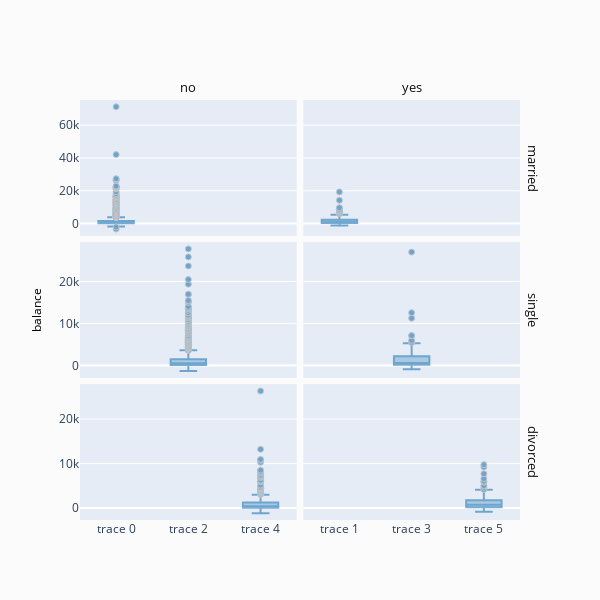

Notebook code cell kept with this figure:
### Code cell
# Hmmm We have missed some important clients with some high balances. 
# This shouldn't be happening.
fig = ff.create_facet_grid(
    df,
    y='balance',
    facet_row='marital',
    facet_col='deposit',
    trace_type='box',
)

iplot(fig, filename='facet - box traces')

### Figure 1 — Plotly figure (JSON) as saved in the notebook; plotly's stock layout.template omitted (floating-point values rounded to 4 significant figures; data arrays with more than 128 entries replaced by an {"elided": "..."} marker saying what was removed)
{"data": [{"marker": {"color": "rgb(31, 119, 180)", "line": {"color": "darkgrey", "width": 1}}, "opacity": 0.6, "type": "box", "xaxis": "x", "y": {"elided": "2282 int values"}, "yaxis": "y"}, {"marker": {"color": "rgb(31, 119, 180)", "line": {"color": "darkgrey", "width": 1}}, "opacity": 0.6, "type": "box", "xaxis": "x2", "y": {"elided": "257 int values"}, "yaxis": "y2"}, {"marker": {"color": "rgb(31, 119, 180)", "line": {"color": "darkgrey", "width": 1}}, "opacity": 0.6, "type": "box", "xaxis": "x3", "y": {"elided": "950 int values"}, "yaxis": "y3"}, {"marker": {"color": "rgb(31, 119, 180)", "line": {"color": "darkgrey", "width": 1}}, "opacity": 0.6, "type": "box", "xaxis": "x4", "y": {"elided": "158 int values"}, "yaxis": "y4"}, {"marker": {"color": "rgb(31, 119, 180)", "line": {"color": "darkgrey", "width": 1}}, "opacity": 0.6, "type": "box", "xaxis": "x5", "y": {"elided": "411 int values"}, "yaxis": "y5"}, {"marker": {"color": "rgb(31, 119, 180)", "line": {"color": "darkgrey", "width": 1}}, "opacity": 0.6, "type": "box", "xaxis": "x6", "y": [4189, 229, 844, 451, 4659, -701, -311, 4099, 3810, 755, 1382, 874, 1354, 976, 624, 172, 388, 1613, 366, 1341, 5037, 2232, 5845, 1238, 225, 936, 2171, 7702, 1297, -191, 3, 902, 257, 6046, 66, 4079, 664, 3636, 14, 479, 9756, -90, 9228, 694, 1580, -54, 1026, 1792, 462, 883, 2411, 6610, 84, 674, -308, 3450, 765, -824, 459, 1679, 70, 639, 126, 13, 538, 6, 687, -251, 1490, 1097, 59], "yaxis": "y6"}], "layout": {"annotations": [{"font": {"color": "#0f0f0f", "size": 13}, "showarrow": false, "text": "no", "textangle": 0, "x": 0.2462, "xanchor": "center", "xref": "paper", "y": 1.03, "yanchor": "middle", "yref": "paper"}, {"font": {"color": "#0f0f0f", "size": 13}, "showarrow": false, "text": "yes", "textangle": 0, "x": 0.7537, "xanchor": "center", "xref": "paper", "y": 1.03, "yanchor": "middle", "yref": "paper"}, {"font": {"color": "#0f0f0f", "size": 13}, "showarrow": false, "text": "married", "textangle": 90, "x": 1.03, "xanchor": "center", "xref": "paper", "y": 0.8383, "yanchor": "middle", "yref": "paper"}, {"font": {"color": "#0f0f0f", "size": 13}, "showarrow": false, "text": "single", "textangle": 90, "x": 1.03, "xanchor": "center", "xref": "paper", "y": 0.5, "yanchor": "middle", "yref": "paper"}, {"font": {"color": "#0f0f0f", "size": 13}, "showarrow": false, "text": "divorced", "textangle": 90, "x": 1.03, "xanchor": "center", "xref": "paper", "y": 0.1617, "yanchor": "middle", "yref": "paper"}, {"font": {"color": "#000000", "size": 12}, "showarrow": false, "text": "", "textangle": 0, "x": 0.5, "xanchor": "center", "xref": "paper", "y": -0.1, "yanchor": "middle", "yref": "paper"}, {"font": {"color": "#000000", "size": 12}, "showarrow": false, "text": "balance", "textangle": -90, "x": -0.1, "xanchor": "center", "xref": "paper", "y": 0.5, "yanchor": "middle", "yref": "paper"}], "height": 600, "legend": {"bgcolor": "#efefef", "borderwidth": 1, "x": 1.05, "y": 1, "yanchor": "top"}, "paper_bgcolor": "rgb(251, 251, 251)", "showlegend": false, "title": {"text": ""}, "width": 600, "xaxis": {"anchor": "y", "domain": [0, 0.4925], "matches": "x5", "showticklabels": false}, "xaxis2": {"anchor": "y2", "domain": [0.5075, 1], "matches": "x6", "showticklabels": false}, "xaxis3": {"anchor": "y3", "domain": [0, 0.4925], "matches": "x5", "showticklabels": false}, "xaxis4": {"anchor": "y4", "domain": [0.5075, 1], "matches": "x6", "showticklabels": false}, "xaxis5": {"anchor": "y5", "domain": [0, 0.4925]}, "xaxis6": {"anchor": "y6", "domain": [0.5075, 1]}, "yaxis": {"anchor": "x", "domain": [0.6767, 1]}, "yaxis2": {"anchor": "x2", "domain": [0.6767, 1], "matches": "y", "showticklabels": false}, "yaxis3": {"anchor": "x3", "domain": [0.3383, 0.6617]}, "yaxis4": {"anchor": "x4", "domain": [0.3383, 0.6617], "matches": "y3", "showticklabels": false}, "yaxis5": {"anchor": "x5", "domain": [0, 0.3233]}, "yaxis6": {"anchor": "x6", "domain": [0, 0.3233], "matches": "y5", "showticklabels": false}}}
